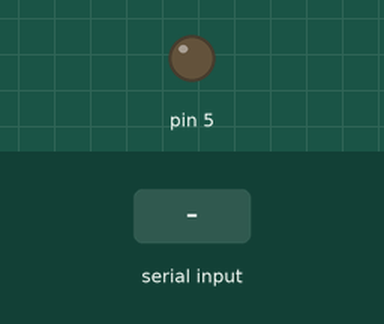
This sketch was run on a simulated Arduino Uno, built with avr-gcc and run on an emulated ATmega328P. Shown: output pins drawn as LEDs (lit = HIGH). The test bench sets the inputs (shaded band).

Above: at 1.2 s.
1.3 s: "start" received over Serial
At 3.4 s:
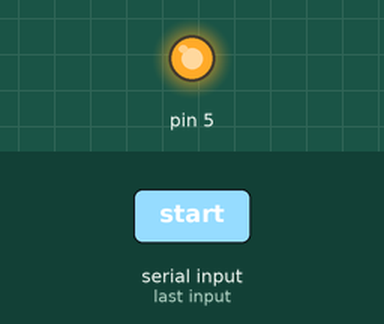
3.8 s: "stop" received over Serial
At 5.2 s:
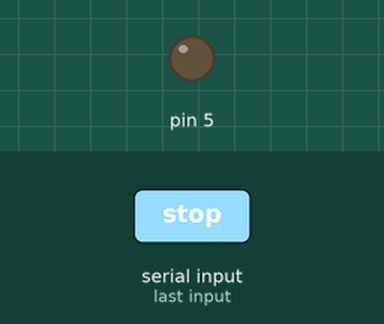
Timing chart, 0 to 6.8 s (numbered marks = the images above; inputs shaded):
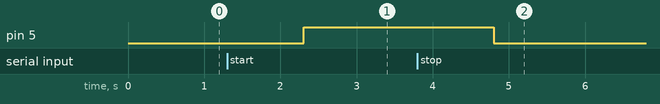

Measured:
- after the input at 1.3 s, pin 5: LOW → HIGH after 1.0 s
- after the input at 3.8 s, pin 5: HIGH → LOW after 1.0 s

The sketch:

Kleurrobot.ino
```cpp
#include <Wire.h>


//de kleur die de sensor ziet is standaard onbekend
String kleurKleurenSensor;

String mijnString;

//initaliseren van de rgb sensor

void setup() {
  Serial.begin(9600);
}

void loop() {


   if (Serial.available() > 0) {
    mijnString = Serial.readString();
      if (mijnString.equals("start")) {
        digitalWrite(4, HIGH);
        analogWrite(5, 255);
    } else if (mijnString.equals("stop")) {
      analogWrite(5, 0);
    }
  }

}
```
